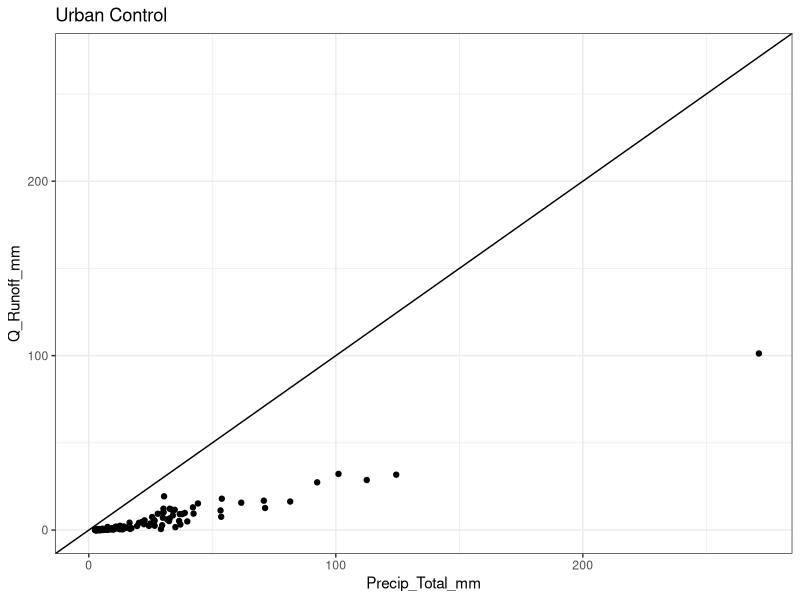
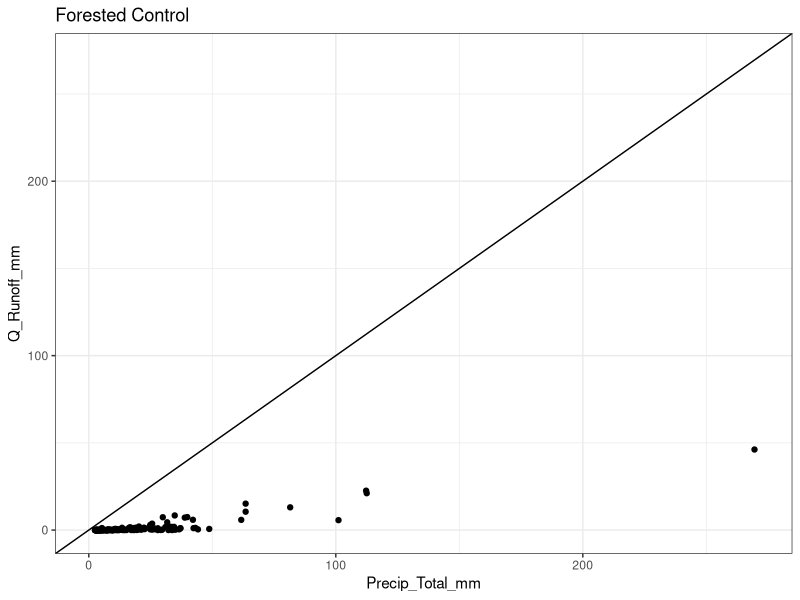
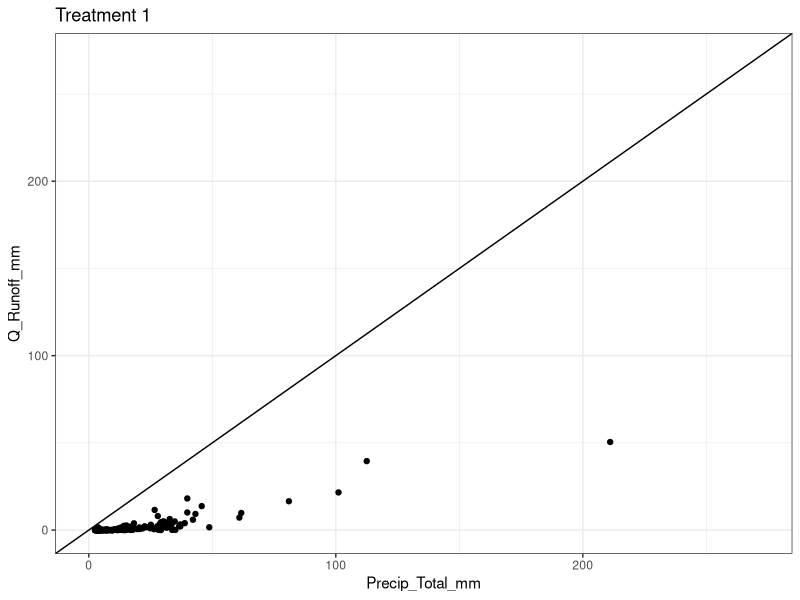
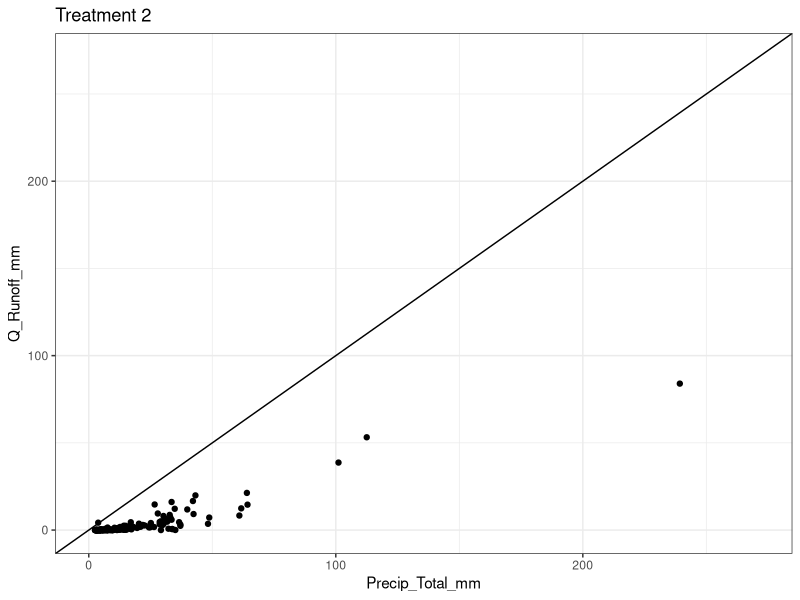
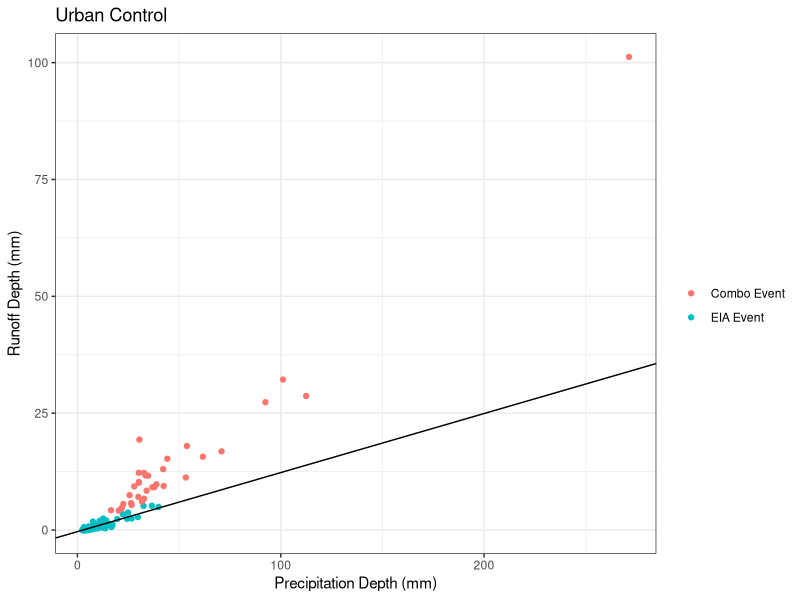
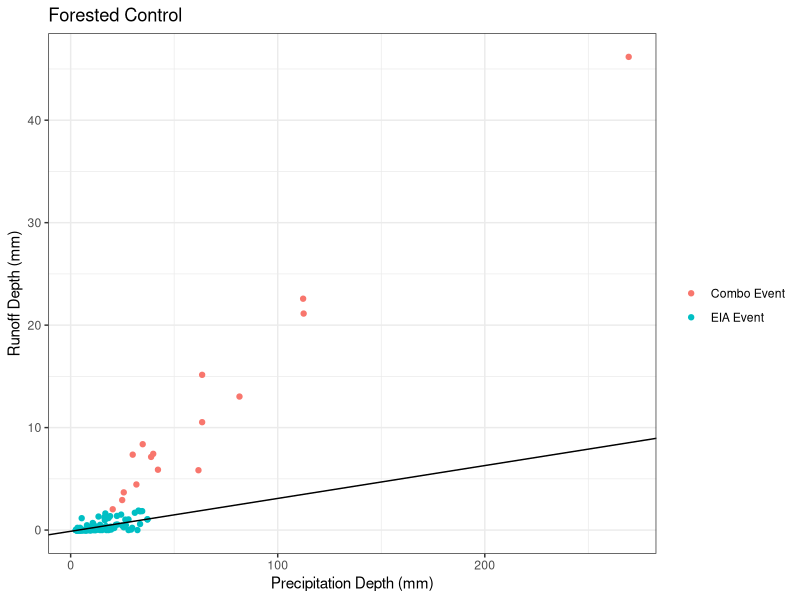
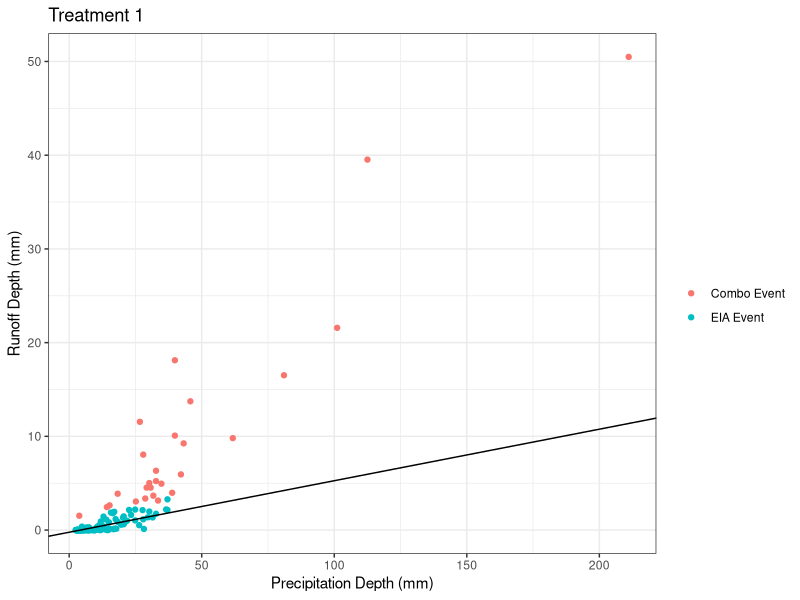
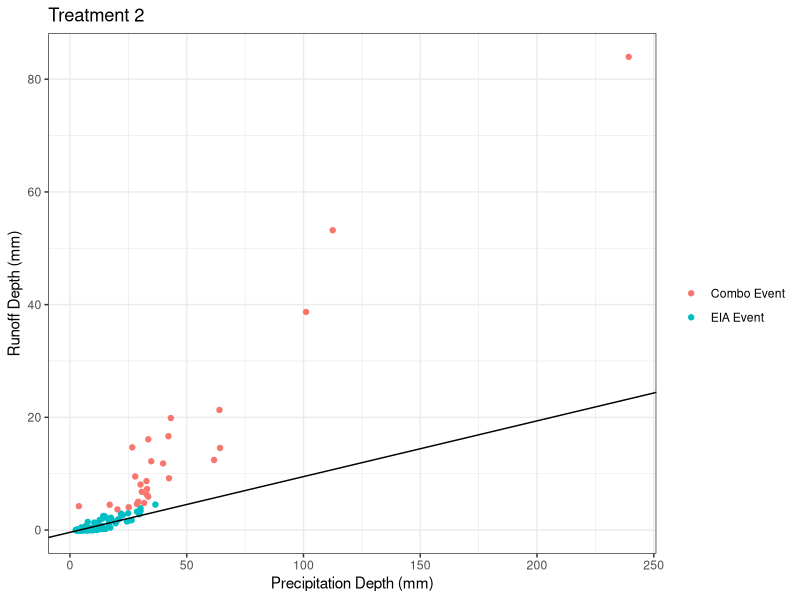

The R script that drew these images, in order:
## Estimate Effective Impervious Area Using Rainfall-Runoff Data
## Based on Ebrahimian and others (2016) Weighted Linear Regression

# Charlie Stillwell
# June 28, 2024
 


### Step 00: Set Up ------------------------------------------------------------

# Load packages
library(tidyverse)
library(broom)

# Specify max and min precip depths to include in analysis (match data units)
precip_min <- 2.5

# Choose types of events (only runoff-generating events or all precip events)
event_type <- "all"     # one of "all" or "nonzero"

# Specify date range of events to include in analysis
# (for my data, use precipitation end date-time)
date_start <- as.Date("2016-01-01")
date_end <- as.Date("2019-01-01")

# Read in rainfall-runoff data
data <- 
  read_csv("Input/Clarksburg_StormEvents_2004_2018.csv", 
           col_types = cols(Precip_Duration_hrs = col_skip(), 
                            Precip_EndTime = 
                              col_datetime(format = "%m/%d/%Y %H:%M"), 
                            Precip_PriorDry_hrs = col_skip(), 
                            Precip_StartTime = col_skip(), 
                            Q_Duration_hrs = col_skip(), 
                            Q_EndTime = col_skip(), 
                            Q_PeakTime = col_skip(), 
                            Q_Peak_cfs = col_skip(), 
                            Q_Peak_cms.sqkm = col_skip(), 
                            Q_PriorDry_hrs = col_skip(), 
                            Q_RiseRate_cms.hr = col_skip(),  
                            Q_StartTime = col_skip(), 
                            Q_TimeToFlowPeak_hrs = col_skip(), 
                            Q_Total_PrecipRatio = col_skip(), 
                            Q_Total_mm = col_skip())) %>%
  filter(Precip_EndTime >= date_start & Precip_EndTime <= date_end) %>%
  filter(Precip_Total_mm > precip_min) %>%
  select(Site, Precip_EndTime, Precip_Total_mm, Q_Runoff_mm)
  


### Step 01: Plot Rainfall-Runoff Data -----------------------------------------

for (i in unique(data$Site)) {
  plot <- data %>%
    filter(Site == i) %>%
    ggplot(aes(x = Precip_Total_mm, y = Q_Runoff_mm)) +
    geom_abline(slope = 1, intercept = 0) +
    geom_point() +
    scale_x_continuous(limits = c(0, max(data$Precip_Total_mm))) +
    scale_y_continuous(limits = c(0, max(data$Precip_Total_mm))) +
    labs(title = i) +
    theme_bw()
  print(plot)
}
rm(i, plot)



### Step 02: Prelim. Ordinary Least Squares to Remove Outliers -----------------

# Assign threshold for outlier detection (little rain, high runoff... 
# suggesting that rainfall or runoff data may be incorrect)
outlier_std_resid <- -2

# Loop through sites and fit ordinary least squares to filter out outliers
events_all <- tibble()
events_nonzero <- tibble()

for (i in unique(data$Site)) {
  
  # All rainfall events, including events with 0 mm runoff
  data_all_i <- data %>% filter(Site == i)
  ols_all_i <- lm(Q_Runoff_mm ~ Precip_Total_mm, data = data_all_i)
  ols_all_i_aug <- augment(ols_all_i, data = data_all_i)
  events_all_i <- ols_all_i_aug %>%
    filter(.std.resid > outlier_std_resid) %>%
    select(Site, Precip_EndTime, Precip_Total_mm, Q_Runoff_mm)
  events_all <- bind_rows(events_all, events_all_i)
  
  # Only rainfall events that produced runoff > 0 mm
  data_nonzero_i <- data %>%
    filter(Site == i) %>%
    filter(Q_Runoff_mm > 0)
  ols_nonzero_i <- lm(Q_Runoff_mm ~ Precip_Total_mm, data = data_nonzero_i)
  ols_nonzero_i_aug <- augment(ols_nonzero_i, data = data_nonzero_i)
  events_nonzero_i <- ols_nonzero_i_aug %>%
    filter(.std.resid > outlier_std_resid) %>%
    select(Site, Precip_EndTime, Precip_Total_mm, Q_Runoff_mm)
  events_nonzero <- bind_rows(events_nonzero, events_nonzero_i)
}
rm(i, data_all_i, data_nonzero_i, ols_all_i, ols_nonzero_i, 
   ols_all_i_aug, ols_nonzero_i_aug, events_all_i, events_nonzero_i)



### Step 03: Successive Weighted Linear Regression -----------------------------

# Conduct successive weighted linear regression
wls_results <- tibble()
eia_events <- tibble()

for (i in unique(data$Site)) {
  
  # Select event types to include in analysis
  if (event_type == "all") {
    events <- events_all %>% filter(Site == i)
  } else {
    events <- events_nonzero %>% filter(Site == i)
  }
  
  num_combined_events <- 1     # simply to initialize while loop
  while (num_combined_events > 0) {
    
    # Ordinary least squares, then ordinary least squares on residuals vs precip
    ols <- lm(Q_Runoff_mm ~ Precip_Total_mm, data = events)
    ols <- augment(ols, data = events)
    ols_resid <- lm(.resid^2 ~ 0 + Precip_Total_mm, data = ols)
    ols_resid <- augment(ols_resid, data = ols)
    
    # Compute weights; inverse of fitted values from OLS on residuals vs precip
    weights <- ols_resid %>%
      mutate(Weight = 1/.fitted) %>%
      select(Site, Precip_EndTime, Precip_Total_mm, Q_Runoff_mm, Weight)
    
    # Conduct weighted linear regression and find standard error
    wls <- lm(Q_Runoff_mm ~ Precip_Total_mm, 
                data = weights, weights = Weight)
    wls_slope <- wls$coefficients[[2]]
    wls_yint <- wls$coefficients[[1]]
    wls <- augment(wls, data = weights)
    wls_se <- sqrt(sum(wls$Weight * wls$.resid^2) / (nrow(wls) - 3))
    
    # Identify combined events
    combined_events <- wls %>%
      mutate(check = .fitted + max(2*wls_se, 1)) %>%
      mutate(combo_event = if_else(Q_Runoff_mm > check, 1, 0))
    
    # # Make a plot
    # plot <- combined_events %>%
    #   ggplot(aes(x = Precip_Total_mm, y = Q_Runoff_mm, color = combo_event)) +
    #   geom_point() +
    #   geom_abline(slope = wls_slope, intercept = wls_yint) +
    #   labs(x = "Precipitation Depth (mm)", y = "Runoff Depth (mm)", 
    #        title = i, color = "") +
    #   theme_bw() + theme(legend.position = "none")
    # print(plot)
    
    # Find number of combined events
    num_combined_events = sum(combined_events$combo_event)
    
    # If there are still combined events, remove and repeat
    if (num_combined_events > 0) {
      
      events <- combined_events %>%
        filter(combo_event == 0) %>%
        select(Site, Precip_EndTime, Precip_Total_mm, Q_Runoff_mm)
      rm(ols, ols_resid, weights, wls, wls_slope, wls_yint, wls_se, 
         combined_events)
      
    } else {
      
      # Save results
      wls_results_i <- 
        tibble(Site = i, n = nrow(wls), yint = wls_yint, slope = wls_slope)
      wls_results <- bind_rows(wls_results, wls_results_i)
      eia_events_i <- combined_events %>%
        select(Site, Precip_EndTime, Precip_Total_mm, Q_Runoff_mm)
      eia_events <- bind_rows(eia_events, eia_events_i)
      
    }
  }
}
rm(i, events, num_combined_events, ols, ols_resid, 
   weights, wls, wls_slope, wls_yint, wls_se, 
   combined_events, wls_results_i, eia_events_i)



### Step 04: Plot Results ------------------------------------------------------

for (i in unique(data$Site)) {
  
  if (event_type == "all") {
    
    # Classify events
    eia_events_i <- eia_events %>% 
      filter(Site == i) %>%
      mutate(combo_event = "EIA Event")
    non_eia_events_i <- events_all %>% 
      filter(Site == i) %>%
      anti_join(eia_events_i, by = c("Site", "Precip_EndTime", 
                                     "Precip_Total_mm", "Q_Runoff_mm")) %>%
      mutate(combo_event = "Combo Event")
    events_combo <- bind_rows(eia_events_i, non_eia_events_i)
    rm(eia_events_i, non_eia_events_i)
    
  } else {
    
    # Classify events
    eia_events_i <- eia_events %>% 
      filter(Site == i) %>%
      mutate(combo_event = "EIA Event")
    non_eia_events_i <- events_nonzero %>% 
      filter(Site == i) %>%
      anti_join(eia_events_i, by = c("Site", "Precip_EndTime", 
                                     "Precip_Total_mm", "Q_Runoff_mm")) %>%
      mutate(combo_event = "Combo Event")
    events_combo <- bind_rows(eia_events_i, non_eia_events_i)
    rm(eia_events_i, non_eia_events_i)
    
  }
  
  # Pull weighted linear regression coefficiencts
  wls_results_i <- wls_results %>%
    filter(Site == i)
  
  # Make plot
  plot <- events_combo %>%
    ggplot(aes(x = Precip_Total_mm, y = Q_Runoff_mm, color = combo_event)) +
    geom_point() +
    geom_abline(slope = wls_results_i$slope, intercept = wls_results_i$yint) +
    labs(x = "Precipitation Depth (mm)", y = "Runoff Depth (mm)", 
         title = i, color = "") +
    theme_bw()
  print(plot)
  
}
rm(i, events_combo, wls_results_i, plot)

